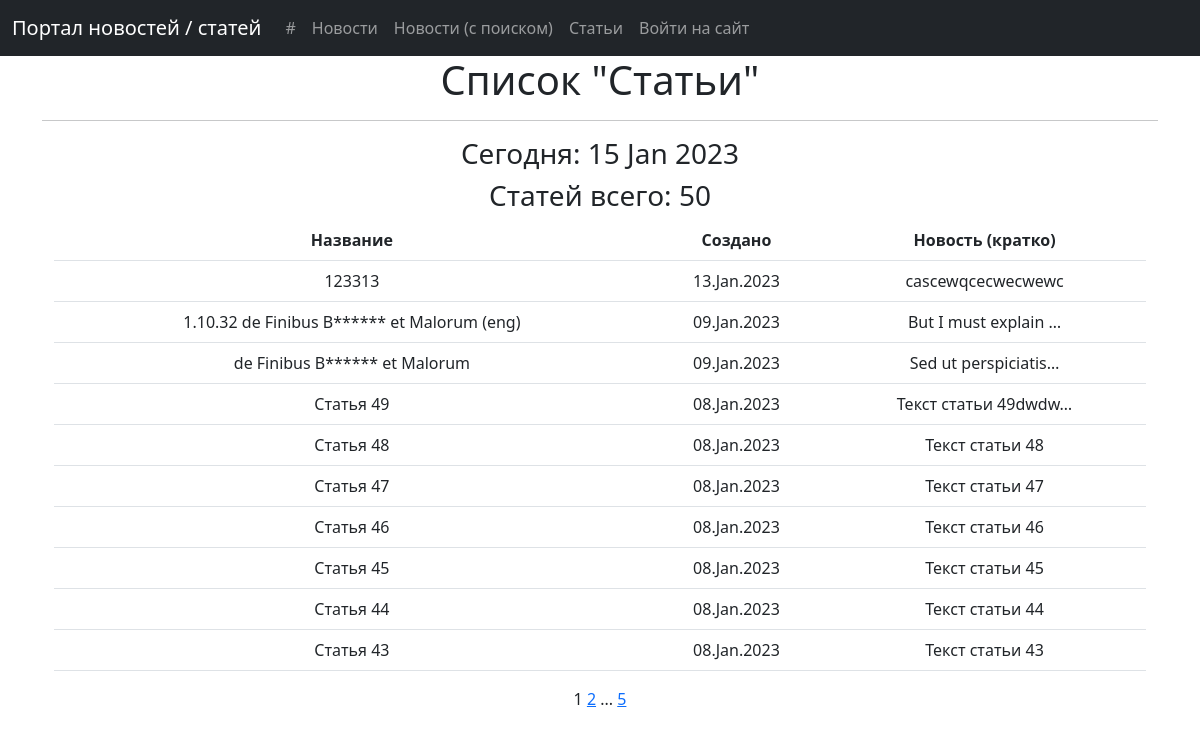
The app's page /articles/, older data.
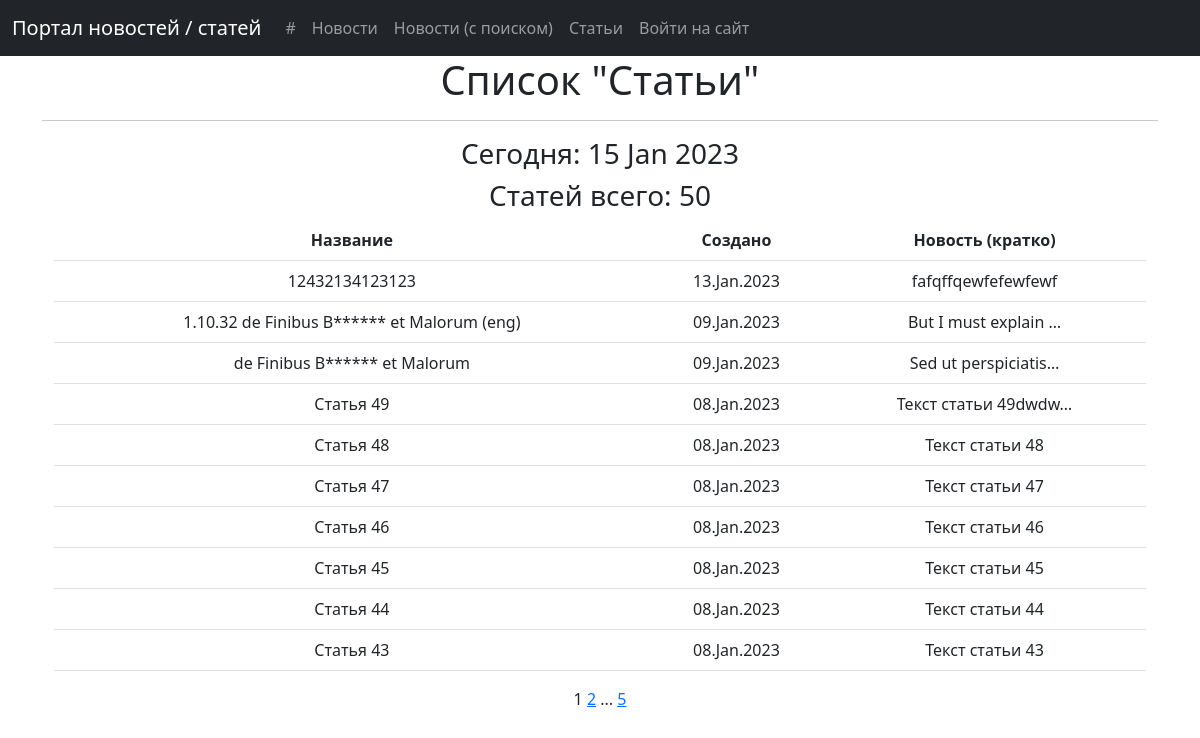
The same page, newer data.
### news/models.py (models this page shows, shortened)
class Post(models.Model):
    TYPES = [
        ('A', 'Article'),
        ('N', 'News')
    ]
    author = models.ForeignKey(Author, on_delete=models.CASCADE)
    post_type = models.CharField(max_length=1, choices=TYPES, default='A')
    creation = models.DateTimeField(auto_now_add=True)
    category = models.ManyToManyField(Category, through='PostCategory')
    title = models.CharField(max_length=200)
    text = models.TextField()
    rating = models.IntegerField(default=0)

### news/views.py (the view)
# urls.py: path('articles/', PostList.as_view(), name='arts_list'),
class PostList(ListView):
    model = Post
    ordering = '-creation'
    template_name = 'post_list.html'
    context_object_name = 'post_list'
    paginate_by = 10
    def get_context_data(self, **kwargs):
        context = super().get_context_data(**kwargs)
        if 'news' in self.request.path.split('/'):
            context['post_count'] = Post.objects.filter(post_type='N').count
            context['obj_type1'] = 'Новости'
            context['obj_type2'] = 'Новостей'
        else:
            context['post_count'] = Post.objects.filter(post_type='A').count
            context['obj_type1'] = 'Статьи'
            context['obj_type2'] = 'Статей'
        if self.request.user.is_authenticated:
            context['user_name'] = self.request.user
        return context
    def get_queryset(self):
        if 'news' in self.request.path.split('/'):
            queryset = Post.objects.order_by('-creation').filter(post_type='N')
        else:
            queryset = Post.objects.order_by('-creation').filter(post_type='A')
        self.filterset = NewsFilter(self.request.GET, queryset)
        return self.filterset.qs

### news/templatetags/custom_filters.py (called while the page is built)
@register.filter()
def censor(value):
   def isbad(word: str):
      return True if word in BAD_WORDS else False
   def replace(word: str):
      str_ = word[0]
      for i in range(1, len(word)):
         if word[i] not in string.punctuation:
            str_ += '*'
         else:
            str_ += word[i]
      return str_
   list = value.split()
   for n, word in enumerate(list):
      word2check = ""
      word = word.strip().lower()
      for i in range(len(word)):
         if word[i] not in string.punctuation:
            word2check += word[i]
      if isbad(word2check):
         list[n] = replace(list[n])
   return f'{" ".join(list)}'

### news/templatetags/custom_tags.py (called while the page is built)
@register.simple_tag()
def current_time(format_string='%d %b %Y'):
    return datetime.utcnow().strftime(format_string)

@register.simple_tag(takes_context=True)
def url_replace(context, **kwargs):
    d = context['request'].GET.copy()
    for k, v in kwargs.items():
        d[k] = v
    return d.urlencode()

### templates/post_list.html (shortened to what this page needs)
{% extends 'flatpages/default.html' %}
{% load custom_filters %}
{% load custom_tags %}
{% block content %}
<h1>Список "{{ obj_type1 }}"</h1>
   <hr>
   <h3>Сегодня: {% current_time %} </h3>
   <h3> {{ obj_type2 }} всего: {{ post_count }} </h3>
   {% if post_list %}
    <div class="container">
        <table class="table table-hover">
          <thead>
            <tr>
              <th scope="col">Название</th>
              <th scope="col">Создано</th>
              <th scope="col">Новость (кратко)</th>
            </tr>
          </thead>
  <tbody>
           {% for one in post_list %}
            <tr class="light">
               <td>{{ one.title|censor }}</td>
               <td>{{ one.creation|date:'d.M.Y' }}</td>
               <td>{{ one.text|truncatechars:20|censor }}</td>
           </tr>
           {% endfor %}
         </tbody>
       </table>
    </div>
   {% else %}
       <h2>{{ obj_type2 }} пока нет.</h2>
   {% endif %}
    {% if page_obj.paginator.num_pages > 1 %}
        {{ page_obj.number }}
    {% endif %}
   {% if page_obj.has_next %}
       <a href="?{% url_replace page=page_obj.next_page_number %}">{{ page_obj.next_page_number }}</a>
       {% if paginator.num_pages != page_obj.next_page_number %}
           ...
           <a href="?{% url_replace page=page_obj.paginator.num_pages %}">{{ page_obj.paginator.num_pages }}</a>
       {% endif %}
   {% endif %}
{% endblock content %}

Row changes from the older to the newer data that the page shows:
removed Post: title|censor "123313", creation "13.Jan.2023", text|censor "cascewqcecwecwewc"
added Post: title|censor "12432134123123", creation "13.Jan.2023", text|censor "fafqffqewfefewfewf"
